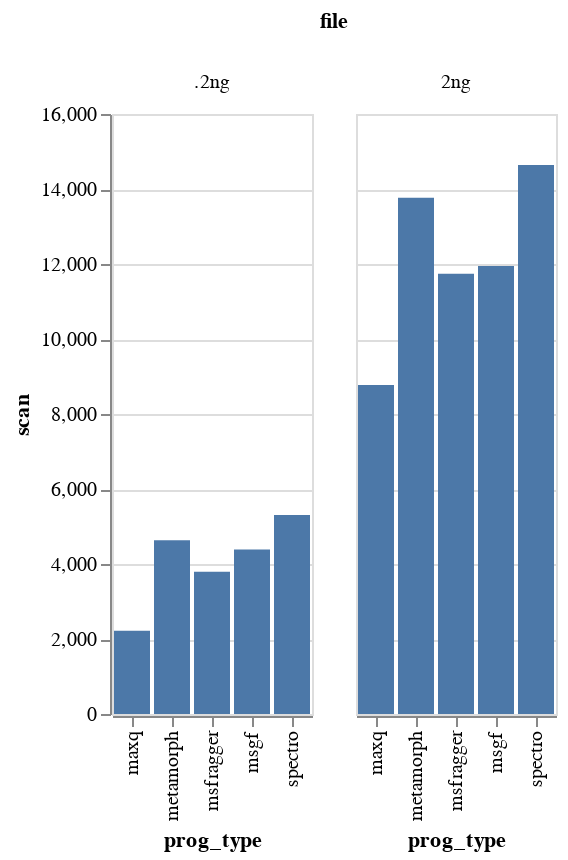

Notebook code for this chart:
### Code cell
#look through all the files and get pep and scan #s
files = [".2ng", "2ng"]

file_names = []
prog_type = []
pep =[]
scan = []

for file in files:
    print(file)
    file_names.append(file)
    prog_type.append("msgf")
    msgf = dl.clean_msgfplus(file)
    msgf_filter = filter_data(msgf, .01)
    pep.append(msgf_filter["peptide"].nunique())
    scan.append(msgf_filter["scan"].nunique())

    prog_type.append("spectro")
    file_names.append(file)
    spec = dl.clean_spectromine(file)
    spec_filter = filter_data(spec, .01)
    pep.append(spec_filter["peptide"].nunique())
    scan.append(spec_filter["scan"].nunique())

    prog_type.append("msfragger")
    file_names.append(file)
    msf = dl.clean_msfragger(file)
    msf_filter = filter_data(msf, .01, msfragger=True)
    pep.append(msf_filter["peptide"].nunique())
    scan.append(msf_filter["scan"].nunique())

    prog_type.append("metamorph")
    file_names.append(file)
    meta = dl.clean_metamorph(file)
    meta_filter = filter_data(meta, .01)
    pep.append(meta_filter["peptide"].nunique())
    scan.append(meta_filter["scan"].nunique())
    
    prog_type.append("maxq")
    file_names.append(file)
    mq = dl.clean_maxquant(file)
    mq_filter = filter_data(mq, .01)
    pep.append(mq_filter["peptide"].nunique())
    scan.append(mq_filter["scan"].nunique())

source = pd.DataFrame({
    'file': file_names,
    'prog_type': prog_type,
    
    "pep":pep,
    "scan":scan
})
#completely filtered
alt.Chart(source).mark_bar().encode(
    x='prog_type',
    y='scan',
    column="file"
)

### Figure 1 — Vega-Lite specification as saved in the notebook (floating-point values rounded to 4 significant figures)
{"config": {"view": {"continuousWidth": 400, "continuousHeight": 300}}, "data": {"name": "data-fefa71d14ccb80bdc79c469d47ec1b5e"}, "mark": "bar", "encoding": {"column": {"type": "nominal", "field": "file"}, "x": {"type": "nominal", "field": "prog_type"}, "y": {"type": "quantitative", "field": "scan"}}, "$schema": "https://vega.github.io/schema/vega-lite/v4.8.1.json", "datasets": {"data-fefa71d14ccb80bdc79c469d47ec1b5e": [{"file": ".2ng", "prog_type": "msgf", "pep": 4089, "scan": 4385}, {"file": ".2ng", "prog_type": "spectro", "pep": 4486, "scan": 5310}, {"file": ".2ng", "prog_type": "msfragger", "pep": 3441, "scan": 3791}, {"file": ".2ng", "prog_type": "metamorph", "pep": 3893, "scan": 4632}, {"file": ".2ng", "prog_type": "maxq", "pep": 2045, "scan": 2223}, {"file": "2ng", "prog_type": "msgf", "pep": 10645, "scan": 11949}, {"file": "2ng", "prog_type": "spectro", "pep": 10921, "scan": 14642}, {"file": "2ng", "prog_type": "msfragger", "pep": 10128, "scan": 11740}, {"file": "2ng", "prog_type": "metamorph", "pep": 10206, "scan": 13765}, {"file": "2ng", "prog_type": "maxq", "pep": 7646, "scan": 8774}]}}
